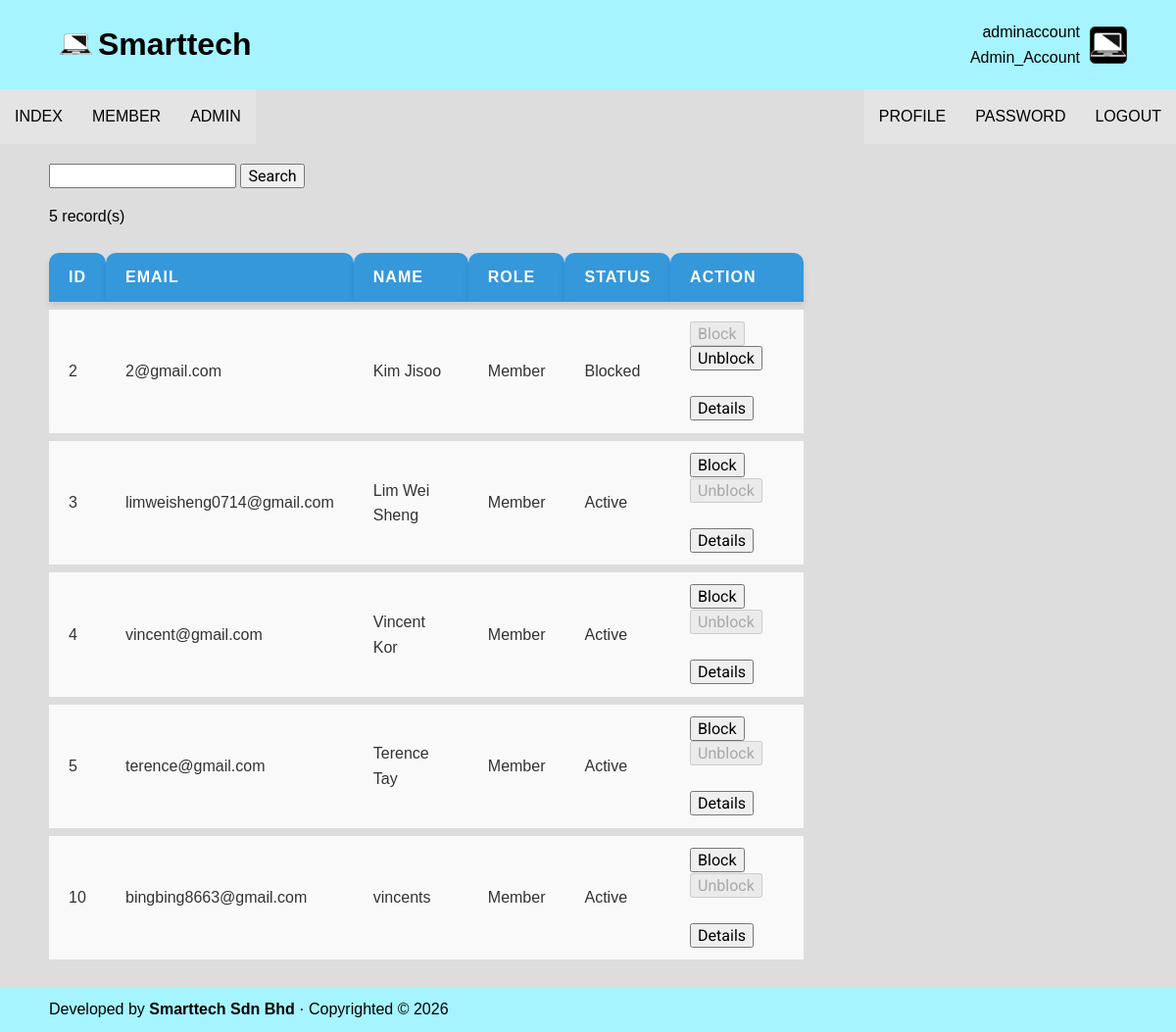
Page /admin_account_manage/member.php (signed in) on the committed database.
### tables this page shows
CREATE TABLE `user` (
  `id` int(11) NOT NULL,
  `email` varchar(100) NOT NULL,
  `password` varchar(100) NOT NULL,
  `name` varchar(100) NOT NULL,
  `photo` varchar(100) NOT NULL,
  `role` varchar(100) NOT NULL,
  `status` enum('Active','Blocked') DEFAULT 'Active',
  `verified` tinyint(1) DEFAULT 0
);

### admin_account_manage/member.php (the view, shortened to what this page needs)
<?php
require '../_base.php';
$name = req('name');
$stm = $_db->prepare('SELECT * FROM user WHERE role = ? AND name LIKE ?');
$stm->execute(['member', "%$name%"]);
$arr = $stm->fetchAll();
include '../_head.php';
?>
<form method="get">
    <?= html_search('name') ?>
    <button>Search</button>
</form>
<p><?= count($arr) ?> record(s)</p>
<table class="table">
    <tr>
        <th>Id</th>
        <th>Email</th>
        <th>Name</th>
        <th>Role</th>
        <th>Status</th>
        <th>Action</th>
    </tr>
    <?php foreach ($arr as $s): ?>
    <tr>
        <td><?= $s->id ?></td>
        <td><?= $s->email ?></td>
        <td><?= $s->name ?></td>
        <td><?= $s->role ?></td>
        <td><?= $s->status ?></td>
        <td>
            <form method="get" onsubmit="return confirm('Are you sure you want to change the status of this member?')">
                <button type="submit" name="action" value="block" class="btn btn-danger" <?= $s->status == 'Blocked' ? 'disabled' : '' ?>>Block</button>
                <button type="submit" name="action" value="unblock" class="btn btn-success" <?= $s->status == 'Active' ? 'disabled' : '' ?>>Unblock</button>
            </form>
            <br>
            <form method="GET" action="/admin_account_manage/member_detail.php" style="display:inline;">
            <button type="submit" class="button">Details</button>
            </form>
        </td>
    </tr>
    <?php endforeach ?>
</table>
<?php
include '../_foot.php';

### _head.php (shortened to what this page needs)
<!DOCTYPE html>
<html lang="en">
<head>
    <link rel="stylesheet" href="/css/app.css">
</head>
<body>
    <header>
        <h1><a href="/">Smarttech</a></h1>
        <?php if ($_user): ?>
            <div>
                <?= $_user-> name ?><br>
                <?= $_user-> role ?>
            </div>
            <img src="/photos/<?= $_user->photo ?>">
        <?php endif ?>
    </header>
    <nav>
        <a href="/">INDEX</a>
        <?php if ($_user?->role === 'Admin' || $_user?->role === 'Admin_Account'): ?>
            <a href="/admin_account_manage/member.php">MEMBER</a>
        <?php endif ?>
        <?php if ($_user?->role === 'Admin' || $_user?->role === 'Admin_Account'): ?>
            <a href="/admin_account_manage/admin.php">ADMIN</a>
        <?php endif ?>
        <div></div>
        <?php if ($_user): ?>
            <a href="/user/profile.php">PROFILE</a>
            <a href="/user/password.php">PASSWORD</a>
            <a href="/user/logout.php">LOGOUT</a>
        <?php else: ?>
            <a href="/user/login.php">LOGIN</a>
        <?php endif ?>
    </nav>
    <main>

### _base.php (shortened to what this page needs)
<?php
function encode($value) {
    return htmlentities($value);
}
function html_search($key, $attr = '') {
    $value = encode($GLOBALS[$key] ?? '');
    echo "<input type='search' id='$key' name='$key' value='$value' $attr>";
}
$_user = $_SESSION['user'] ?? null;

### _foot.php
    </main>
    <footer>
        Developed by <b>Smarttech Sdn Bhd</b> &middot;
        Copyrighted &copy; <?= date('Y') ?>
    </footer>
</body>
</html>

### css/app.css (style rules this page uses)
body, input, button, textarea, select { font: 16px 'Roboto', sans-serif; }
body { margin: 0; height: 100vh; display: grid; grid: auto auto 1fr auto / auto; background: rgb(221, 221, 221); }
header, footer { padding: 10px 50px; background: #a5f4ff; }
header { display: flex; gap: 10px; align-items: center; }
header h1 { flex: 1; margin: 10px; padding-left: 40px; background: url(/images/logo.png) no-repeat left / 36px ; }
header a { color: inherit; text-decoration: none; }
header div { text-align: right; }
header img { width: 36px; height: 36px; border: 1px solid #333; border-radius: 5px; }
nav { background: rgb(221, 221, 221); display: flex; }
nav a { padding: 15px 15px; color: #000000; background: #e4e4e4; text-decoration: none; white-space: nowrap; }
nav div { flex: 1; }
main { padding: 20px 50px; }
.table { border-collapse: separate; border-spacing: 0 8px; width: 70%; font-family: 'Arial', sans-serif; }
.table th, .table td { border: none; padding: 12px 20px; text-align: left; }
.table th { background: #3498db; color: white; font-weight: 600; text-transform: uppercase; letter-spacing: 1px; border-top-left-radius: 10px; border-top-right-radius: 10px; box-shadow: 0 4px 6px rgba(0, 0, 0, 0.1); }
.table tr { background-color: #f9f9f9; transition: background-color 0.3s ease-in-out; }
.table td { color: #333; position: relative; font-size: 16px; padding: 12px 20px; overflow: visible; }
body { font-family: Arial, sans-serif; line-height: 1.6; }

### rows in the picture
user: id "2", email "2@gmail.com", name "Kim Jisoo", role "Member", status "Blocked"
user: id "3", email "limweisheng0714@gmail.com", name "Lim Wei Sheng", role "Member", status "Active"
user: id "4", email "vincent@gmail.com", name "Vincent Kor", role "Member", status "Active"
user: id "5", email "terence@gmail.com", name "Terence Tay", role "Member", status "Active"
user: id "10", email "bingbing8663@gmail.com", name "vincents", role "Member", status "Active"

### other values in the picture
$_user-> name "adminaccount"
$_user-> role "Admin_Account"
count($arr) "5"
